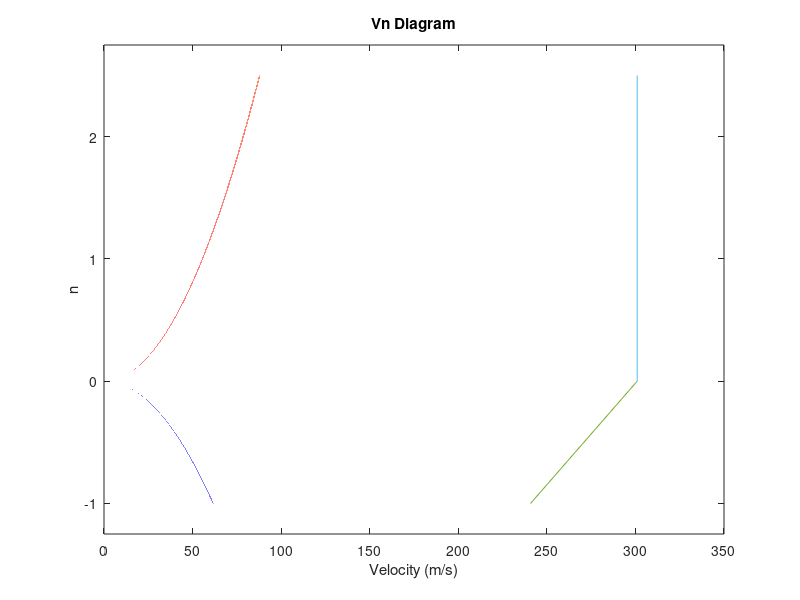

This chart was generated by the following MATLAB code:
% Generate V-n diagram
M = 0.81; % mach number at cruse
alt = 12400;
Cl_max = 1.6;
Cl_min = -1.3;
nmax = 2.5;
nmin = -1;
R = 287;
T = 219.95;
rho = 1.225;
W = 88300;
S = 29.2;
f = 1.25; %slope of Vc and Vstall

V_c = M*sqrt(1.4*R*T);
Va = sqrt((2*nmax*W)/(rho*Cl_max*S));
Vstal_up = sqrt((2*W)/(rho*Cl_max*S));
Vstal_dw = sqrt((-2*W)/(rho*Cl_min*S));
Vd = f*V_c;


V_up = [0:0.001:Va];
n_1 = zeros(1,length(V_up));
for i = 1:length(n_1)
    n_1(i) = (0.5*rho*(V_up(i)^2)*S*Cl_max)/W;
end

V_down = [0:0.001:Vstal_dw];
n_2 = zeros(1,length(V_down));
for i = 1:length(n_2)
    n_2(i) = (0.5*rho*(V_up(i)^2)*S*Cl_min)/W;
end

Vu_c = [Va:0.001:Vd];
n_3 = zeros(1,length(Vu_c));
for i = 1:length(n_3)
    n_3(i) = nmax;
end

Vd_c = [Vstal_dw:0.001:V_c];
n_4 = zeros(1,length(Vd_c));
for i = 1:length(n_4)
    n_4(i) = nmin;
end


figure(1);
plot(V_down,n_2);
hold on;
plot(V_up,n_1);
hold on;
plot(Vu_c,n_3);
hold on;
plot(Vd_c,n_4);
hold on;
plot([V_c,Vd],[nmin,0]);
hold on;
plot([Vd,Vd],[nmax,0]);

axis([0, 350, -1.25, 2.75])
title('Vn Diagram')
xlabel('Velocity (m/s)')
ylabel('n')
